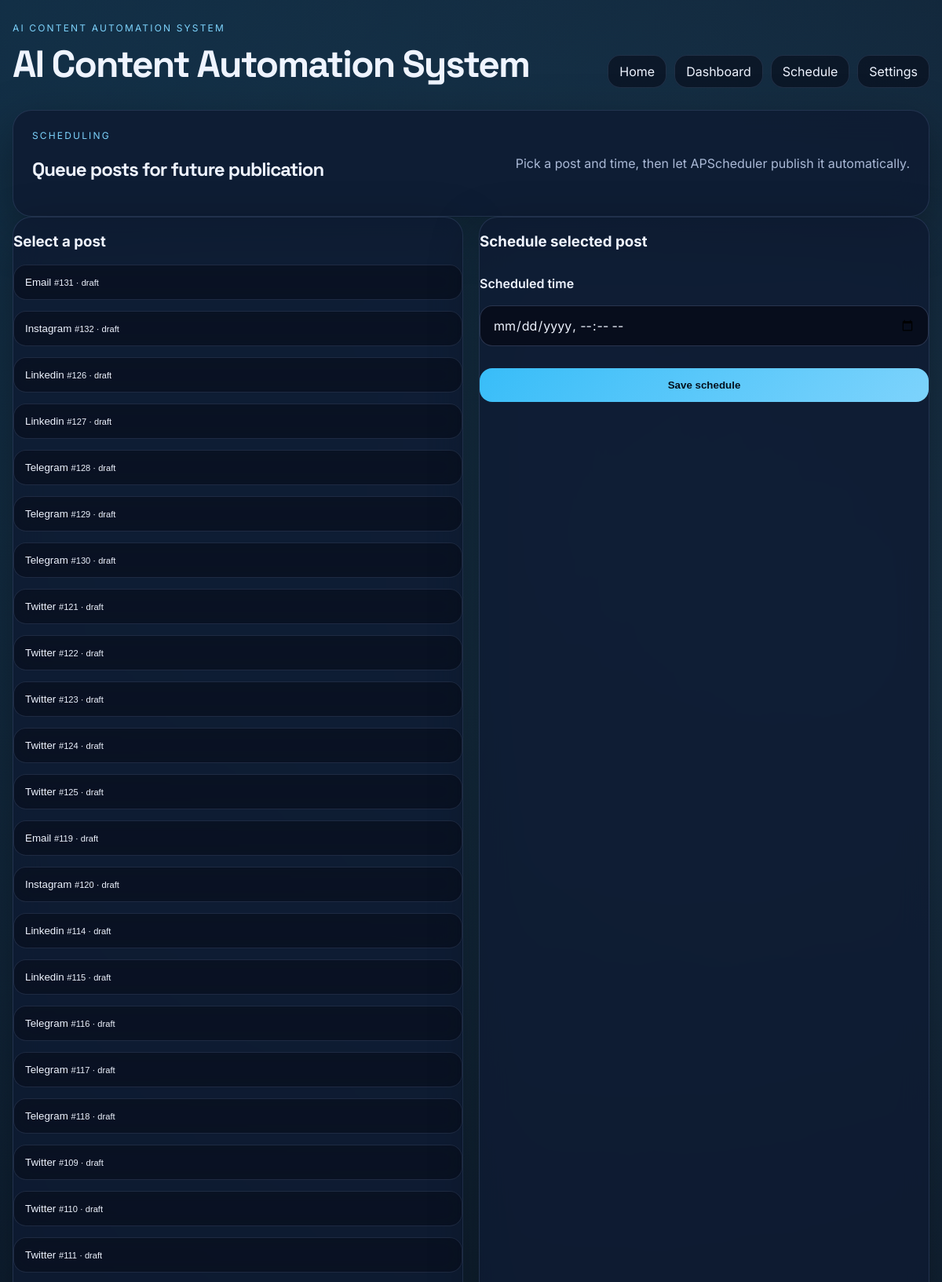
The app's page /schedule (upper part) with its own data.
### tables this page shows
CREATE TABLE generated_posts (
                id INTEGER PRIMARY KEY AUTOINCREMENT,
                campaign_id INTEGER NOT NULL,
                platform TEXT NOT NULL,
                variant_index INTEGER NOT NULL,
                generated_content TEXT NOT NULL,
                edited_content TEXT,
                posted_at TIMESTAMP NULL,
                post_url TEXT,
                engagement_count INTEGER DEFAULT 0,
                status TEXT NOT NULL DEFAULT 'draft',
                error_message TEXT,
                FOREIGN KEY (campaign_id) REFERENCES campaigns (id)
            );

### backend/main.py (the view)
@app.route("/schedule")
def schedule_page() -> str:
    campaigns = list_campaigns()
    return render_template("schedule.html", campaigns=campaigns, settings=settings)

### backend/database.py (called while the page is built)
def _dict_factory(cursor: sqlite3.Cursor, row: sqlite3.Row) -> Dict[str, Any]:
    return {column[0]: row[index] for index, column in enumerate(cursor.description)}

@contextmanager
def get_connection() -> Iterable[sqlite3.Connection]:
    connection = sqlite3.connect(DATABASE_PATH)
    connection.row_factory = _dict_factory
    try:
        yield connection
        connection.commit()
    finally:
        connection.close()

def list_campaigns() -> List[Dict[str, Any]]:
    with get_connection() as connection:
        campaigns = list(
            connection.execute(
                "SELECT * FROM campaigns ORDER BY created_at DESC"
            ).fetchall()
        )
        for campaign in campaigns:
            posts = list(
                connection.execute(
                    "SELECT * FROM generated_posts WHERE campaign_id = ? ORDER BY platform, variant_index",
                    (campaign["id"],),
                ).fetchall()
            )
            campaign["posts"] = posts
        return campaigns

### backend/main.py (called while the page is built)
@app.teardown_appcontext
def shutdown_scheduler(exception: BaseException | None = None) -> None:
    pass

### frontend/templates/schedule.html (shortened to what this page needs)
{% extends "base.html" %}
{% block content %}
<section class="stack">
  <div class="card">
    <div class="section-header">
      <div>
        <p class="eyebrow">Scheduling</p>
        <h2>Queue posts for future publication</h2>
      </div>
      <p class="muted">Pick a post and time, then let APScheduler publish it automatically.</p>
    </div>
  </div>
  <div class="grid-2">
    <div class="card">
      <h3>Select a post</h3>
      <div id="schedule-post-list" class="post-list compact-list">
        {% for campaign in campaigns %}
          {% for post in campaign.posts %}
            <button class="selectable-post" data-post-id="{{ post.id }}" data-platform="{{ post.platform }}" data-content='{{ post.edited_content|e }}'>
              <span>{{ post.platform|title }}</span>
              <small>#{{ post.id }} · {{ post.status }}</small>
            </button>
          {% endfor %}
        {% endfor %}
      </div>
    </div>
    <div class="card">
      <h3>Schedule selected post</h3>
      <form id="schedule-form" class="stack-form">
        <label for="scheduled-time">Scheduled time</label>
        <input id="scheduled-time" name="scheduled_time" type="datetime-local" />
        <button type="submit" class="primary-btn">Save schedule</button>
      </form>
    </div>
  </div>
</section>
{% endblock %}

### frontend/static/style.css (style rules this page uses)
:root { --bg: #081120; --bg-soft: #0e1a31; --panel: rgba(14, 26, 49, 0.82); --panel-border: rgba(163, 190, 255, 0.14); --text: #eff4ff; --muted: #aab9d6; --accent: #7dd3fc; --accent-strong: #38bdf8; --success: #34d399; --warning: #fbbf24; --danger: #fb7185; --shadow: 0 20px 60px rgba(0, 0, 0, 0.35); }
* { box-sizing: border-box; }
body { margin: 0; min-height: 100vh; font-family: Inter, sans-serif; color: var(--text); background: radial-gradient(circle at top left, rgba(56, 189, 248, 0.18), transparent 30%), radial-gradient(circle at 90% 10%, rgba(125, 211, 252, 0.14), transparent 25%), linear-gradient(160deg, #050816 0%, #081120 48%, #0c1630 100%); }
body::before { content: ""; position: fixed; inset: 0; pointer-events: none; background-image: linear-gradient(rgba(255,255,255,0.03) 1px, transparent 1px), linear-gradient(90deg, rgba(255,255,255,0.03) 1px, transparent 1px); background-size: 42px 42px; mask-image: radial-gradient(circle at center, black 35%, transparent 90%); opacity: 0.35; }
.topbar h1, .hero-copy h2, .section-header h2 { font-family: "Space Grotesk", Inter, sans-serif; letter-spacing: -0.04em; }
.nav-links a, .pill, .selectable-post { border: 1px solid var(--panel-border); border-radius: 16px; color: var(--text); background: rgba(9, 15, 29, 0.65); backdrop-filter: blur(14px); }
.card { border: 1px solid var(--panel-border); background: var(--panel); box-shadow: var(--shadow); border-radius: 24px; backdrop-filter: blur(18px); }
.hero-grid, .grid-2 { display: grid; grid-template-columns: repeat(2, minmax(0, 1fr)); gap: 20px; }
.hero-copy, .form-card, .stack > .card, .campaign-card { padding: 24px; }
.eyebrow { margin: 0 0 8px; color: var(--accent); text-transform: uppercase; letter-spacing: 0.18em; font-size: 0.75rem; }
.lead, .muted, .settings-list li, .post-preview p, .post-meta, .results-header p { color: var(--muted); }
label { display: block; margin: 14px 0 8px; font-weight: 600; }
input, textarea, select { width: 100%; border-radius: 16px; border: 1px solid rgba(163, 190, 255, 0.22); background: rgba(7, 13, 26, 0.9); color: var(--text); padding: 14px 16px; font: inherit; }
.primary-btn { margin-top: 18px; border: 0; border-radius: 16px; padding: 14px 20px; background: linear-gradient(135deg, var(--accent-strong), var(--accent)); color: #04111d; font-weight: 700; cursor: pointer; }
.results, .stack { margin-top: 22px; }
.results-header, .section-header, .campaign-head, .post-meta { display: flex; justify-content: space-between; gap: 16px; align-items: center; }
.results-grid, .post-list, .settings-list { display: grid; gap: 14px; }
.post-card, .post-preview, .selectable-post { padding: 14px; }
.selectable-post { text-align: left; cursor: pointer; }
.stack-form { display: grid; gap: 10px; }

### records on screen
generated_posts: platform "Email", id "131", status "draft"
generated_posts: platform "Instagram", id "132", status "draft"
generated_posts: platform "Linkedin", id "126", status "draft"
generated_posts: platform "Linkedin", id "127", status "draft"
generated_posts: platform "Telegram", id "128", status "draft"
generated_posts: platform "Telegram", id "129", status "draft"
generated_posts: platform "Telegram", id "130", status "draft"
generated_posts: platform "Twitter", id "121", status "draft"
generated_posts: platform "Twitter", id "122", status "draft"
generated_posts: platform "Twitter", id "123", status "draft"
generated_posts: platform "Twitter", id "124", status "draft"
generated_posts: platform "Twitter", id "125", status "draft"
generated_posts: platform "Email", id "119", status "draft"
generated_posts: platform "Instagram", id "120", status "draft"
generated_posts: platform "Linkedin", id "114", status "draft"
generated_posts: platform "Linkedin", id "115", status "draft"
generated_posts: platform "Telegram", id "116", status "draft"
generated_posts: platform "Telegram", id "117", status "draft"
generated_posts: platform "Telegram", id "118", status "draft"
generated_posts: platform "Twitter", id "109", status "draft"
generated_posts: platform "Twitter", id "110", status "draft"
generated_posts: platform "Twitter", id "111", status "draft"

### other values on screen
{{ settings.app_name }} "AI Content Automation System"
